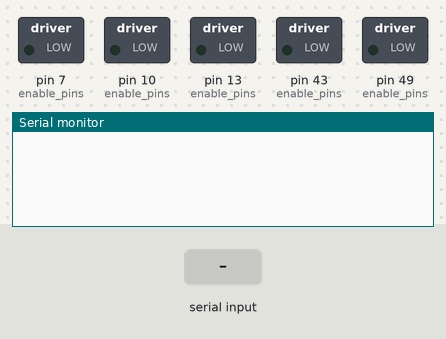
The sketch below on a simulated Arduino Mega 2560, built with avr-gcc and run on an emulated ATmega2560. Parts: switched loads named in the sketch (green lamp = pin HIGH), the last lines printed to the serial monitor. The inputs (shaded band) are chosen by the test bench.

Above: at 1.2 s.
1.3 s: "1\n" received over Serial
At 2.4 s:
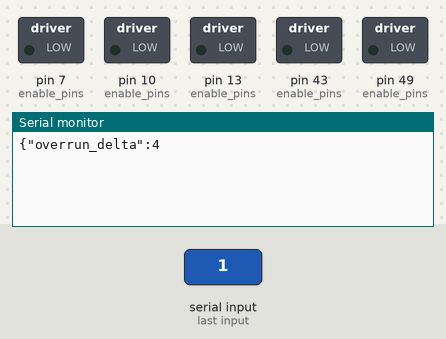
2.8 s: byte 10 ('\n') received over Serial
At 3.4 s:
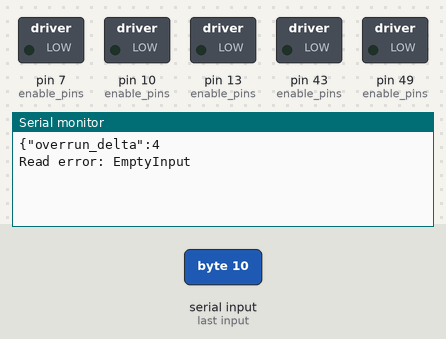

The sketch:

motor_controller.ino
```cpp
#include <ArduinoJson.h>
// include AccelStepper, docs here: https://www.airspayce.com/mikem/arduino/AccelStepper/index.html
// also here: https://hackaday.io/project/183279/details/
#include <AccelStepper.h>
#include "data_structures.h"

#define MOTOR_INTERFACE_TYPE 1

#define SERIAL_QUEUE_LENGTH 300

#define NUM_MOTORS 5
// Red wires
char dir_pins[NUM_MOTORS] = {51, 45, 12, 9, 6};
// Yellow wires
char step_pins[NUM_MOTORS] = {53, 47, 11, 8, 5};
// Blue wires
char enable_pins[NUM_MOTORS] = {49, 43, 13, 10, 7};

char serial_buf[SERIAL_QUEUE_LENGTH];
SerialQueue serial_queue = SerialQueue(serial_buf, SERIAL_QUEUE_LENGTH);

AccelStepper steppers[NUM_MOTORS];

unsigned long last_loop_time;
bool is_running = true;

void setup() {
  for (int i = 0; i < NUM_MOTORS; i++) {
    char step_pin = step_pins[i];
    char dir_pin = dir_pins[i];
    char enable_pin = enable_pins[i];
    steppers[i] = AccelStepper(MOTOR_INTERFACE_TYPE, step_pin, dir_pin);

    // NOTE: doesn't affect MultiStepper
    steppers[i].setMaxSpeed(3000);
    steppers[i].setAcceleration(1000);

    // make all motors hold their position when not in use
    pinMode(enable_pin, OUTPUT);
    digitalWrite(enable_pin, LOW);
  }

  Serial.begin(9600);

  while (!Serial) continue;
  last_loop_time = millis();
}

void useParsedData(JsonDocument json) {
  String keyswitch_key = "killswitch";
  bool killswitch = json[keyswitch_key];
  if (killswitch) {
    is_running = false;
    return;
  }

  for (int i = 0; i < NUM_MOTORS; i++) {
    char enable_pin = enable_pins[i];

    String motor_key = String("motor_") + i;
    auto motor_json = json[motor_key].as<JsonObject>();
    if (motor_json["position"].is<int>()) {
      long position = motor_json["position"];

      auto &stepper = steppers[i];
      if(position != stepper.targetPosition()) {
        // Resets speed, so don't call it in a loop
        stepper.moveTo(position);
      }
    }
  }
}

void loop() {
  unsigned long delta = millis() - last_loop_time;
  if (delta > 3) {
    Serial.println("{\"overrun_delta\":" + String(delta));
  }
  last_loop_time = millis();

  JsonDocument json;
  const SerialReadResult res = serial_queue.try_get_json(json);
  if (!res.is_ok()) {
      Serial.print("Read error: ");
      Serial.println(res.c_str());
  } else if (res.is_data_available()){
      useParsedData(json);
  }

  if (!is_running) {
    return;
  }

  // accelstepper stuff
  for (int i = 0; i < NUM_MOTORS; i++) {
    steppers[i].run();
  }
}
```

data_structures.h
```cpp
#pragma once
#include "HardwareSerial.h"
#include <ArduinoJson.h>

enum SerialQueueState {
  OkReading,
  OkDone,
  Overflow,
  AssertionError
};

class SerialReadResult {
  SerialQueueState _state;
  DeserializationError _deserialization_error;

public:
  SerialReadResult(SerialQueueState s, DeserializationError d)
    : _state(s), _deserialization_error(d) {}
  bool is_ok() const {
    return (this->_state == SerialQueueState::OkReading || this->_state == SerialQueueState::OkDone) &&
    this->_deserialization_error == DeserializationError::Ok;
  }

  bool is_data_available() const {
    return is_ok() && _state == SerialQueueState::OkDone;
  }

  const char* c_str() const {
    if (is_ok()) return "No error";
    if (this->_deserialization_error != DeserializationError::Ok) {
      return _deserialization_error.c_str();
    } else {
      switch (_state) {
        case SerialQueueState::Overflow:
          return "Read buffer overflow";
        case SerialQueueState::AssertionError:
          return "Assertion error";
        default:
          return "Unknown error";
      }
    }
  }
};

class SerialQueue {
  private:
  unsigned int _capacity;
  unsigned int _len;
  char* _buf;
  SerialQueueState _state;

  bool _push(char c) {
    _buf[_len] = c;

    if (_len < _capacity) {
      _len += 1;
      return true;
    } else {
      _state = SerialQueueState::Overflow;
      return false;
    }
  }

  /**
  * Read all incoming data until the first newline.
  */
  SerialQueueState _readAvailable() {
    // Can't continue if error
    if(is_error()) return _state;

    // If just finished reading a string, then reset the buffer and keep listening
    if(_state == SerialQueueState::OkDone) {
      _state = SerialQueueState::OkReading;
      _len = 0;
    }

    while (Serial.available() > 0) {
      int new_char = Serial.read();
      // If end of stream
      if (new_char == -1) {
        _state = SerialQueueState::AssertionError;
        return _state;
      }
      // if end of line, return the line
      else if (new_char == '\n') {
        // Terminate the string
        if(!_push(0x00)) {
          _state = SerialQueueState::Overflow;
          return _state;
        } else {
          _state = SerialQueueState::OkDone;
          return _state;
        }
      } else {
        if(!_push(new_char)) {
          _state = SerialQueueState::Overflow;
          return _state;
        }
      }
    }
    return SerialQueueState::OkReading;
  }

  public:
  SerialQueue(char* buf, unsigned int capacity) {
    _capacity = capacity;
    _len = 0;
    _buf = buf;
    _state = SerialQueueState::OkReading;
  }

  bool is_error() {
    switch(_state) {
      case SerialQueueState::OkDone:
      case SerialQueueState::OkReading:
        return false;
      default:
        return true;
    }
  }

  SerialReadResult try_get_json(JsonDocument &out) {
    _readAvailable();
    if (is_error()) return SerialReadResult(_state, DeserializationError::Ok);
    else if(_state == SerialQueueState::OkDone)
      return SerialReadResult(_state, deserializeJson(out, _buf));
    else return SerialReadResult(_state, DeserializationError::Ok);
  }
};
```

Measured:
- after the input at 1.3 s, the serial monitor: prints a new line at once (image 1)
- after the input at 2.8 s, the serial monitor: prints a new line at once (image 2)
